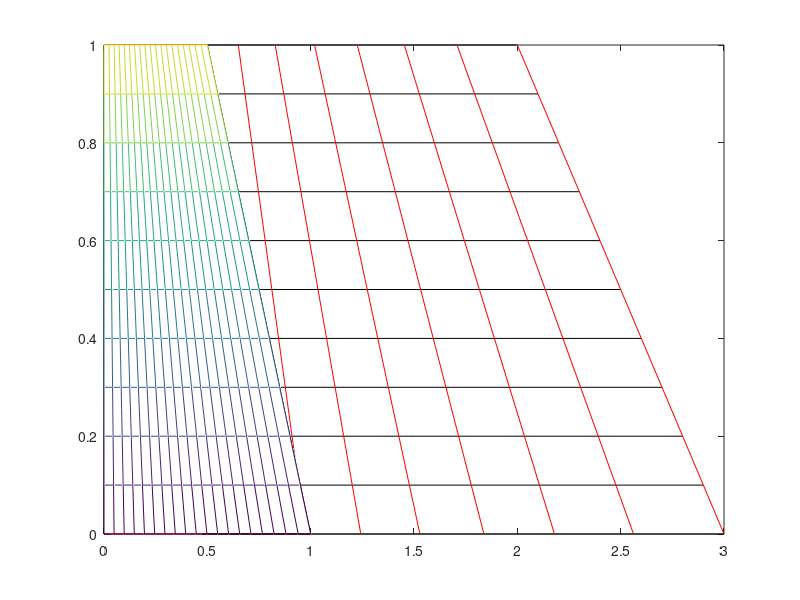

This figure's MATLAB source:
clc;clear;

r=0:0.1:1; z=r; x=r*0;
[R,Z]=meshgrid(r,z); X=R*0+1;
%%
plot(R,Z,'k'); hold on;
plot(R',Z','k'); hold on;

%%
clc; clf;

z=0.0:0.1:1; th=linspace(0,atan(0.5),20); 
[TH,Z]=meshgrid(th,z);
% X=R*0+1;
%
% X=R; Y=2-R./tan(TH);
% X=2-R.*tan(TH); Y=R;
X=(2-Z).*tan(TH); Y=Z;
plot(X,Y,'k'); hold on;
plot(X',Y','r'); hold on;
%%
mesh(X,Y,Y)

%%


clc;

z=0.0:0.1:1; th=[0.2:0.1:1]*pi/2/2;
[Z,TH]=meshgrid(z,th); 

X=(3-Z).*tan(TH); Y=Z;
plot(X,Y,'k'); hold on;
plot(X',Y','r'); hold on;
